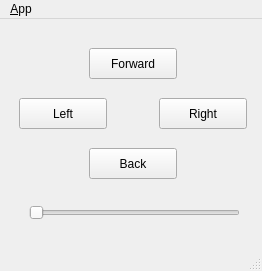
<?xml version="1.0" encoding="UTF-8"?>
<ui version="4.0">
 <class>MainWindowDesign</class>
 <widget class="QMainWindow" name="MainWindowDesign">
  <property name="geometry">
   <rect>
    <x>0</x>
    <y>0</y>
    <width>262</width>
    <height>271</height>
   </rect>
  </property>
  <property name="windowTitle">
   <string>QRosApp</string>
  </property>
  <property name="windowIcon">
   <iconset resource="../resources/images.qrc">
    <normaloff>:/images/icon.png</normaloff>:/images/icon.png</iconset>
  </property>
  <property name="locale">
   <locale language="English" country="Australia"/>
  </property>
  <widget class="QWidget" name="centralwidget">
   <layout class="QHBoxLayout">
    <item>
     <widget class="QWidget" name="widget" native="true">
      <widget class="QPushButton" name="forward_btn">
       <property name="geometry">
        <rect>
         <x>80</x>
         <y>20</y>
         <width>88</width>
         <height>31</height>
        </rect>
       </property>
       <property name="text">
        <string>Forward</string>
       </property>
       <property name="autoRepeat">
        <bool>true</bool>
       </property>
       <property name="autoRepeatDelay">
        <number>5</number>
       </property>
       <property name="autoRepeatInterval">
        <number>5</number>
       </property>
      </widget>
      <widget class="QPushButton" name="right_btn">
       <property name="geometry">
        <rect>
         <x>150</x>
         <y>70</y>
         <width>88</width>
         <height>31</height>
        </rect>
       </property>
       <property name="text">
        <string>Right</string>
       </property>
       <property name="autoRepeat">
        <bool>true</bool>
       </property>
       <property name="autoRepeatDelay">
        <number>5</number>
       </property>
       <property name="autoRepeatInterval">
        <number>5</number>
       </property>
      </widget>
      <widget class="QPushButton" name="left_btn">
       <property name="geometry">
        <rect>
         <x>10</x>
         <y>70</y>
         <width>88</width>
         <height>31</height>
        </rect>
       </property>
       <property name="text">
        <string>Left</string>
       </property>
       <property name="autoRepeat">
        <bool>true</bool>
       </property>
       <property name="autoRepeatDelay">
        <number>5</number>
       </property>
       <property name="autoRepeatInterval">
        <number>5</number>
       </property>
      </widget>
      <widget class="QPushButton" name="back_btn">
       <property name="geometry">
        <rect>
         <x>80</x>
         <y>120</y>
         <width>88</width>
         <height>31</height>
        </rect>
       </property>
       <property name="text">
        <string>Back</string>
       </property>
       <property name="autoRepeat">
        <bool>true</bool>
       </property>
       <property name="autoRepeatDelay">
        <number>5</number>
       </property>
       <property name="autoRepeatInterval">
        <number>5</number>
       </property>
      </widget>
      <widget class="QSlider" name="speed_slider">
       <property name="geometry">
        <rect>
         <x>20</x>
         <y>170</y>
         <width>211</width>
         <height>29</height>
        </rect>
       </property>
       <property name="orientation">
        <enum>Qt::Horizontal</enum>
       </property>
      </widget>
     </widget>
    </item>
   </layout>
  </widget>
  <widget class="QMenuBar" name="menubar">
   <property name="geometry">
    <rect>
     <x>0</x>
     <y>0</y>
     <width>262</width>
     <height>24</height>
    </rect>
   </property>
   <widget class="QMenu" name="menu_File">
    <property name="title">
     <string>&amp;App</string>
    </property>
    <addaction name="action_Preferences"/>
    <addaction name="separator"/>
    <addaction name="actionAbout"/>
    <addaction name="actionAbout_Qt"/>
    <addaction name="separator"/>
    <addaction name="action_Quit"/>
   </widget>
   <addaction name="menu_File"/>
  </widget>
  <widget class="QStatusBar" name="statusbar"/>
  <action name="action_Quit">
   <property name="text">
    <string>&amp;Quit</string>
   </property>
   <property name="shortcut">
    <string>Ctrl+Q</string>
   </property>
   <property name="shortcutContext">
    <enum>Qt::ApplicationShortcut</enum>
   </property>
  </action>
  <action name="action_Preferences">
   <property name="text">
    <string>&amp;Preferences</string>
   </property>
  </action>
  <action name="actionAbout">
   <property name="text">
    <string>&amp;About</string>
   </property>
  </action>
  <action name="actionAbout_Qt">
   <property name="text">
    <string>About &amp;Qt</string>
   </property>
  </action>
 </widget>
 <resources>
  <include location="../resources/images.qrc"/>
 </resources>
 <connections>
  <connection>
   <sender>action_Quit</sender>
   <signal>triggered()</signal>
   <receiver>MainWindowDesign</receiver>
   <slot>close()</slot>
   <hints>
    <hint type="sourcelabel">
     <x>-1</x>
     <y>-1</y>
    </hint>
    <hint type="destinationlabel">
     <x>399</x>
     <y>299</y>
    </hint>
   </hints>
  </connection>
 </connections>
</ui>
